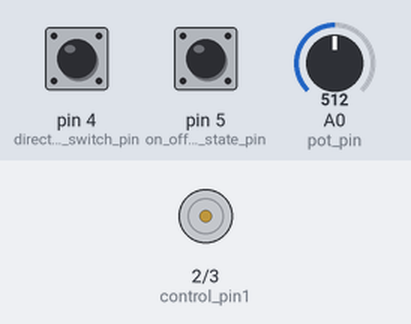
The sketch below on a simulated Arduino Uno, built with avr-gcc and run on an emulated ATmega328P. On the bench: motor-driver pin pairs drawn as motors (green arrow = first pin HIGH = forward, orange = second pin HIGH = backward, longer = more drive, scaled by the enable pin). Inputs (shaded band) come from the test bench; at power-on: pin 4 (direction_switch_pin) LOW, pin 5 (on_off_switch_state_pin) LOW, A0 (pot_pin) = 512.

Above: at 1.2 s.
1.3 s: pin 4 (direction_switch_pin) pulled HIGH for 0.15 s
2.9 s: pin 5 (on_off_switch_state_pin) pulled HIGH for 0.15 s
At 3.4 s:
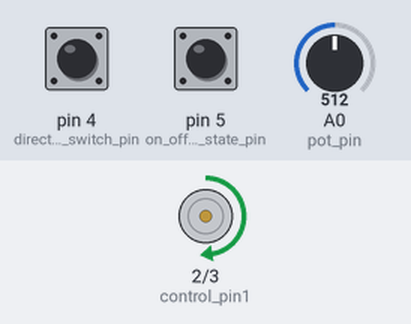
4.5 s: A0 (pot_pin) set to 716
At 5.7 s:
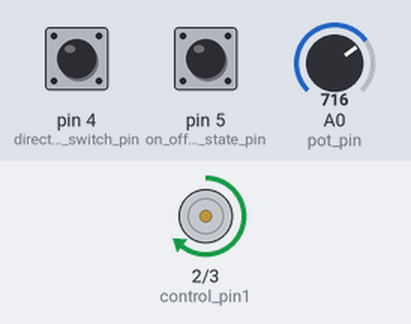
6.0 s: A0 (pot_pin) set to 900
At 6.9 s:
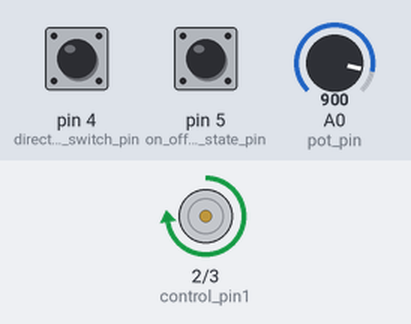
7.5 s: pin 4 (direction_switch_pin) pulled HIGH for 1 s
At 8.1 s:
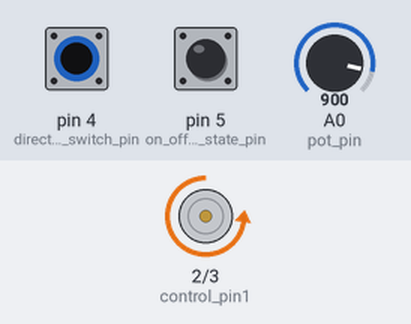
10.0 s: A0 (pot_pin) set to 511
At 11.2 s:
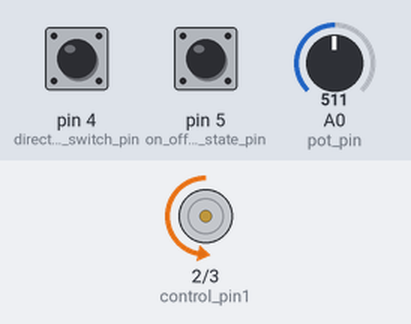
Timing chart, 0 to 12.5 s (numbered marks = the images above; inputs shaded):
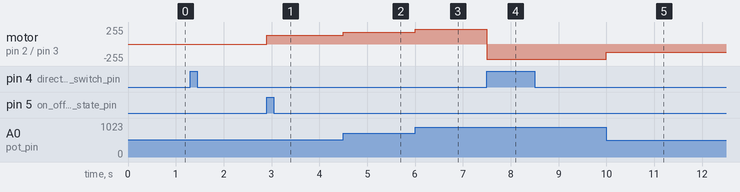

Measured:
- after the input at 2.9 s, motor on pin 2 (control_pin1) / pin 3 (control_pin2): stopped → forward 128/255 at once
- after the input at 4.5 s, motor on pin 2 (control_pin1) / pin 3 (control_pin2): forward 128/255 → forward 179/255 at once
- after the input at 6.0 s, motor on pin 2 (control_pin1) / pin 3 (control_pin2): forward 179/255 → forward 225/255 at once
- after the input at 7.5 s, motor on pin 2 (control_pin1) / pin 3 (control_pin2): forward 225/255 → backward 225/255 at once
- after the input at 10.0 s, motor on pin 2 (control_pin1) / pin 3 (control_pin2): backward 225/255 → backward 127/255 at once

The sketch:

zoetrope.ino
```cpp
const int control_pin1 = 2;
const int control_pin2 = 3;
const int enable_pin = 9;
const int direction_switch_pin = 4;
const int on_off_switch_state_pin  = 5;
const int pot_pin = A0; //ANALOG pin #A0

int on_off_switch_state = 0;
int previous_on_off_switch_state = 0;
int direction_switch_state = 0;
int previous_direction_switch_state = 0;

int motor_enabled = 0;
int motor_speed = 0;
int motor_direction = 0;

void setup()
{

  Serial.begin(9600);

  pinMode(direction_switch_pin, INPUT);
  pinMode(on_off_switch_state_pin, INPUT);
  pinMode(control_pin1, OUTPUT);
  pinMode(control_pin2, OUTPUT);
  pinMode(enable_pin, OUTPUT);

  digitalWrite(enable_pin, LOW);
}

void loop()
{
   on_off_switch_state = digitalRead(on_off_switch_state_pin);
   delay(1);
   direction_switch_state = digitalRead(direction_switch_pin);

   motor_speed = analogRead(pot_pin)/4;

   /*
    * This acts like a switch, you need to click it on again to
    * switch state
    * To turn on the motor click the button once.  To turn it off
    */
   if (on_off_switch_state != previous_on_off_switch_state) {
     if (on_off_switch_state == HIGH) {
        motor_enabled = !motor_enabled;
     }
   }

   if (direction_switch_state != previous_direction_switch_state) {
      if (direction_switch_state == HIGH) {
         motor_direction = !motor_direction;
      }
   }
   /*
   Serial.print("on_off_state: ");
   Serial.print(on_off_switch_state);
   Serial.print(" direction_state: ");
   Serial.print(direction_switch_state);
   Serial.print(" motor_speed: ");
   Serial.println(motor_speed);
   */

   if (motor_direction == 1) {
      digitalWrite(control_pin1, HIGH);
      digitalWrite(control_pin2, LOW);
   } else {
      digitalWrite(control_pin1, LOW);
      digitalWrite(control_pin2, HIGH);
   }

   analogWrite(enable_pin, motor_enabled ? motor_speed : 0);

   previous_direction_switch_state = direction_switch_state;
   previous_on_off_switch_state = on_off_switch_state;
}
```
